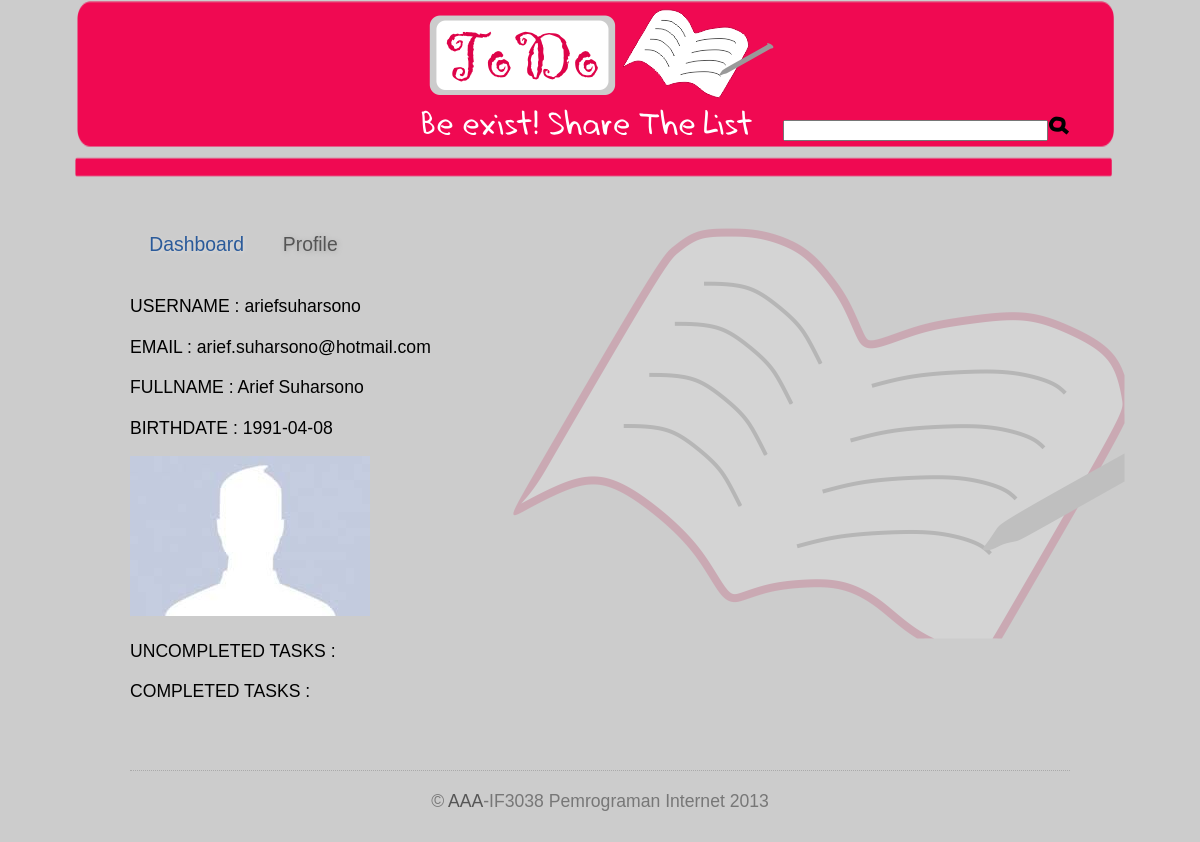
Page /viewprofile.php?user=ariefsuharsono on the committed database.
### tables this page shows
CREATE TABLE IF NOT EXISTS `user` (
  `username` varchar(30) NOT NULL,
  `email` varchar(40) NOT NULL,
  `fullname` varchar(50) NOT NULL,
  `avatar` varchar(30) NOT NULL,
  `tanggalLahir` date NOT NULL,
  `password` varchar(20) NOT NULL,
  PRIMARY KEY (`username`)
);

### viewprofile.php (the view, shortened to what this page needs)
<!DOCTYPE html>
<html dir="ltr" lang="en-US">
<head>
	<link rel="stylesheet" type="text/css" media="all" href="css.css" />
</head>
<body>
<header>
			<div id="tes">
			<br></br>
			<h1 id="logo"><a href="dashboard.php"><img src="images/logo2.png"/></a>
			<input name="search" size="30" type="text" maxlength="20"><img src="images/search-icon.png"/>
			</div>
	</header>
<div id="page" >
	<header id="branding">
		<nav id="access" role="navigation">
		<ul class="menu">
			<li class="menu-item"><a href="dashboard.php">Dashboard</a></li>
			<li class="menu-item current_page_item"><a href="profil.php">Profile</a></li>
		</ul>
		</nav>
	</header>
			<div id="main">
		<div id="primary">
			<div id="content" role="main">
					<article class="post">
					<?php
							$con=connectDatabase();
						$usr=$_GET['user'];
						$result = mysqli_query($con,"SELECT * FROM user WHERE username='$usr'");
						while($row = mysqli_fetch_array($result))
						  {
							  echo "USERNAME	: ";
							  echo $row['username'];
							  echo "EMAIL		: ";
							  echo $row['email'];
							  echo "FULLNAME	: ";
							  echo $row['fullname'];
							  echo "BIRTHDATE	: ";
							  echo $row['tanggalLahir'];
							  echo "<img src=".$row['avatar'].">";
							 echo "UNCOMPLETED TASKS	:";
							echo "COMPLETED TASKS	:";
						  }
					?>
					</article>
				</div>
			</div>
		<footer id="colophon">
			<div id="site-generator">
				<p>&copy; <a href="#">AAA</a>-IF3038 Pemrograman Internet 2013 <br />
				</p>
			</div>
		</footer>
	</div>
</div>
</body>
</html>

### css.css (style rules this page uses)
body { background:#CCCCCC center top no-repeat; font:110% 'Maven Pro',Dadhand,sans-serif; padding:15px; background-image: url('images/back2.png'); background-position: absolute border: 0.5px solid blue; }
a { color:#2a5a9a; text-decoration:none; font-weight:400; }
article { margin:0 0 30px 0; display:block; }
header { margin:50 50 10px; }
nav { margin:0 0 20px 0; }
#page { display:block; width:940px; margin:0 auto 15px auto; line-height:1.5em; padding-top:30px; }
#primary { float:left; margin:0 0 -260px 0 0; width:100%; }
#content { margin:0 260px 0 0; }
#tes { width:70%; height:150px; border-radius: 30px; margin:auto; }
h1,h2,h3,h4,h5,h6 { font-weight:400;color:#555;letter-spacing:-.5px;line-height:1em;margin:0 0 5px;padding:0;text-shadow:#aaa 1px 1px 2px; }
h1 a, h2 a, h3 a, h4 a, h5 a, h6 a { font-weight:400; }
h1 { font-size:2.0em; }
#colophon { clear:both;display:block;padding:2em 0 0;width:100%;text-align:center; }
#colophon p { margin:0;padding:0;color:#777;padding-top:1em;border-top:1px dotted #aaa; }
#colophon a { font-weight:400;color:#555; }
#logo { position: absolute;top: 1%; left: 35% }
#access { display:block;float:left;margin:0 auto 20px;width:100%;text-align:left; }
#access ul { list-style:none;margin:0;padding-left:0; }
#access li { float:left;position:relative; }
#access a { display:block;line-height:3em;font-size:1.10em;font-weight:400;padding:0 1em;text-decoration:none;text-shadow:#ddd 1px 1px 3px; }
#access .current_page_item a { color:#555; text-shadow:#aaa 1px 1px 5px; }
a img { border:none; }

### rows in the picture
user: username "ariefsuharsono", email "arief.suharsono@hotmail.com", fullname "Arief Suharsono", tanggalLahir "1991-04-08", avatar (placeholder picture)
